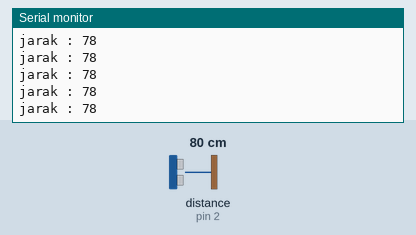
A sketch run on a simulated Arduino Uno, built with avr-gcc and run on an emulated ATmega328P. Shown: the last lines printed to the serial monitor. Wiring (inferred from the names in the program): ultrasonic range finder: trigger pin 4; echo pin 2. The inputs (shaded band) are chosen by the test bench; at power-on: distance to the obstacle (sensor on pin 2) 80 cm. The echo pulse lasts 58.3 µs per cm.

Above: at 1.2 s.
1.3 s: distance to the obstacle (sensor on pin 2) set to 2 cm
At 2.0 s:
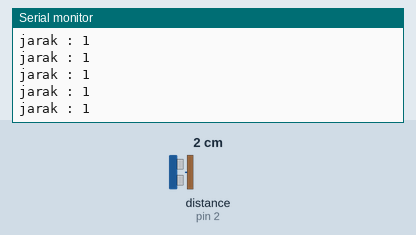
4.3 s: distance to the obstacle (sensor on pin 2) set to 4 cm
At 5.4 s:
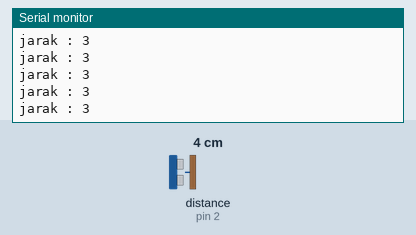
5.8 s: distance to the obstacle (sensor on pin 2) set to 18 cm
At 6.5 s:
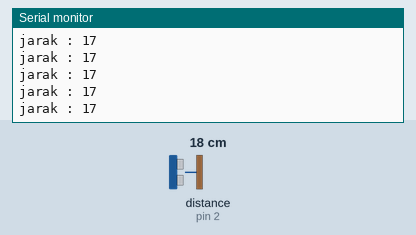
8.8 s: distance to the obstacle (sensor on pin 2) set to 9 cm
At 9.7 s:
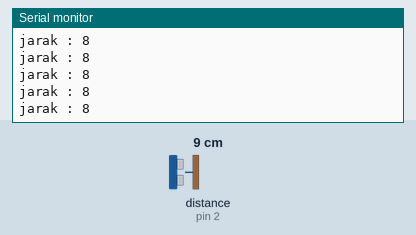
11.8 s: distance to the obstacle (sensor on pin 2) set to 250 cm
At 12.8 s:
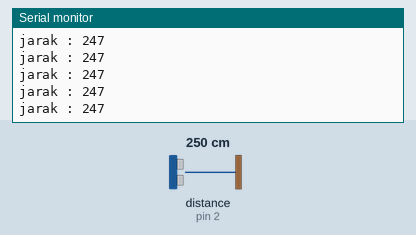
14.8 s: distance to the obstacle (sensor on pin 2) set to 35 cm
At 15.9 s:
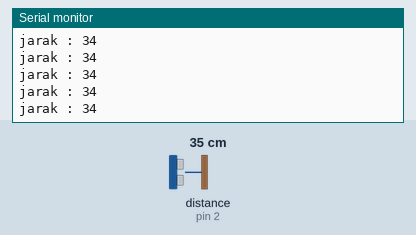
Timing chart, 0 to 17.8 s (numbered marks = the images above; inputs shaded):
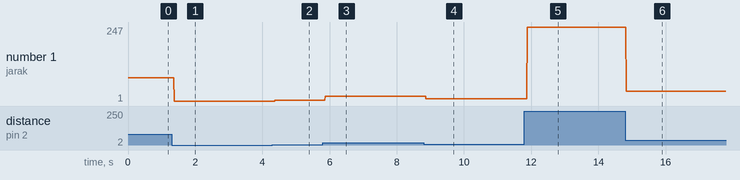

The sketch:

test_sensor_jarak.ino
```cpp
#define trigPin 4
#define echoPin 2

long duration;
int distance;

void setup() {
  // put your setup code here, to run once:
pinMode(trigPin,OUTPUT);
pinMode(echoPin,INPUT);
Serial.begin(9600);
}

void loop() {
  // put your main code here, to run repeatedly:
digitalWrite(trigPin,LOW);
delayMicroseconds(2);
digitalWrite(trigPin,HIGH);
delayMicroseconds(10);
digitalWrite(trigPin,LOW);

duration = pulseIn(echoPin,HIGH);
distance = duration*0.034/2;
Serial.print("jarak : ");
Serial.println(distance);
}
```

Measured:
- after the input at 1.3 s, the serial monitor: prints a new line after 0.08 s (image 1)
- after the input at 4.3 s, the serial monitor: prints a new line after 0.08 s (image 2)
- after the input at 5.8 s, the serial monitor: prints a new line after 0.07 s (image 3)
- after the input at 8.8 s, the serial monitor: prints a new line after 0.07 s (image 4)
- after the input at 11.8 s, the serial monitor: prints a new line after 0.08 s (image 5)
- after the input at 14.8 s, the serial monitor: prints a new line at once (image 6)
- plotted number 1: 78 → 1 after the input at 1.3 s, 1 → 3 after the input at 4.3 s, 3 → 17 after the input at 5.8 s, 17 → 8 after the input at 8.8 s, 8 → 247 after the input at 11.8 s
